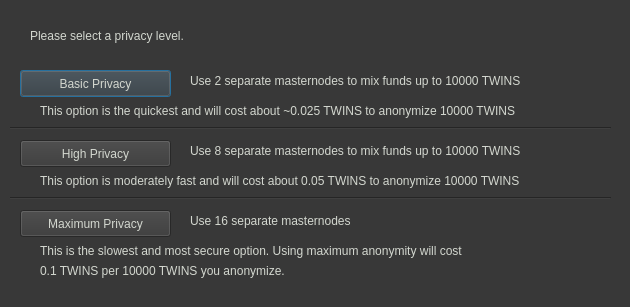
<?xml version="1.0" encoding="UTF-8"?>
<ui version="4.0">
 <class>ObfuscationConfig</class>
 <widget class="QDialog" name="ObfuscationConfig">
  <property name="geometry">
   <rect>
    <x>0</x>
    <y>0</y>
    <width>630</width>
    <height>307</height>
   </rect>
  </property>
  <property name="windowTitle">
   <string>Configure Obfuscation</string>
  </property>
  <property name="styleSheet">
   <string notr="true">background-color:rgb(56, 56, 56);
color:rgb(211, 215, 207);</string>
  </property>
  <widget class="QPushButton" name="buttonBasic">
   <property name="geometry">
    <rect>
     <x>20</x>
     <y>70</y>
     <width>151</width>
     <height>27</height>
    </rect>
   </property>
   <property name="text">
    <string>Basic Privacy</string>
   </property>
  </widget>
  <widget class="QPushButton" name="buttonHigh">
   <property name="geometry">
    <rect>
     <x>20</x>
     <y>140</y>
     <width>151</width>
     <height>27</height>
    </rect>
   </property>
   <property name="text">
    <string>High Privacy</string>
   </property>
  </widget>
  <widget class="QPushButton" name="buttonMax">
   <property name="geometry">
    <rect>
     <x>20</x>
     <y>210</y>
     <width>151</width>
     <height>27</height>
    </rect>
   </property>
   <property name="text">
    <string>Maximum Privacy</string>
   </property>
  </widget>
  <widget class="QLabel" name="label">
   <property name="geometry">
    <rect>
     <x>30</x>
     <y>20</y>
     <width>571</width>
     <height>31</height>
    </rect>
   </property>
   <property name="text">
    <string>Please select a privacy level.</string>
   </property>
  </widget>
  <widget class="QLabel" name="label_2">
   <property name="geometry">
    <rect>
     <x>190</x>
     <y>70</y>
     <width>421</width>
     <height>21</height>
    </rect>
   </property>
   <property name="text">
    <string>Use 2 separate masternodes to mix funds up to 10000 TWINS</string>
   </property>
  </widget>
  <widget class="QLabel" name="label_3">
   <property name="geometry">
    <rect>
     <x>190</x>
     <y>140</y>
     <width>411</width>
     <height>21</height>
    </rect>
   </property>
   <property name="text">
    <string>Use 8 separate masternodes to mix funds up to 10000 TWINS</string>
   </property>
  </widget>
  <widget class="QLabel" name="label_4">
   <property name="geometry">
    <rect>
     <x>190</x>
     <y>210</y>
     <width>421</width>
     <height>21</height>
    </rect>
   </property>
   <property name="text">
    <string>Use 16 separate masternodes</string>
   </property>
  </widget>
  <widget class="QLabel" name="label_6">
   <property name="geometry">
    <rect>
     <x>40</x>
     <y>100</y>
     <width>561</width>
     <height>21</height>
    </rect>
   </property>
   <property name="text">
    <string>This option is the quickest and will cost about ~0.025 TWINS to anonymize 10000 TWINS</string>
   </property>
  </widget>
  <widget class="QLabel" name="label_7">
   <property name="geometry">
    <rect>
     <x>40</x>
     <y>170</y>
     <width>561</width>
     <height>21</height>
    </rect>
   </property>
   <property name="text">
    <string>This option is moderately fast and will cost about 0.05 TWINS to anonymize 10000 TWINS</string>
   </property>
  </widget>
  <widget class="QLabel" name="label_8">
   <property name="geometry">
    <rect>
     <x>40</x>
     <y>240</y>
     <width>561</width>
     <height>21</height>
    </rect>
   </property>
   <property name="text">
    <string>This is the slowest and most secure option. Using maximum anonymity will cost</string>
   </property>
  </widget>
  <widget class="QLabel" name="label_9">
   <property name="geometry">
    <rect>
     <x>40</x>
     <y>260</y>
     <width>561</width>
     <height>21</height>
    </rect>
   </property>
   <property name="text">
    <string>0.1 TWINS per 10000 TWINS you anonymize.</string>
   </property>
  </widget>
  <widget class="Line" name="line">
   <property name="geometry">
    <rect>
     <x>10</x>
     <y>120</y>
     <width>601</width>
     <height>16</height>
    </rect>
   </property>
   <property name="orientation">
    <enum>Qt::Horizontal</enum>
   </property>
  </widget>
  <widget class="Line" name="line_2">
   <property name="geometry">
    <rect>
     <x>10</x>
     <y>190</y>
     <width>601</width>
     <height>16</height>
    </rect>
   </property>
   <property name="orientation">
    <enum>Qt::Horizontal</enum>
   </property>
  </widget>
 </widget>
 <resources/>
 <connections/>
</ui>
